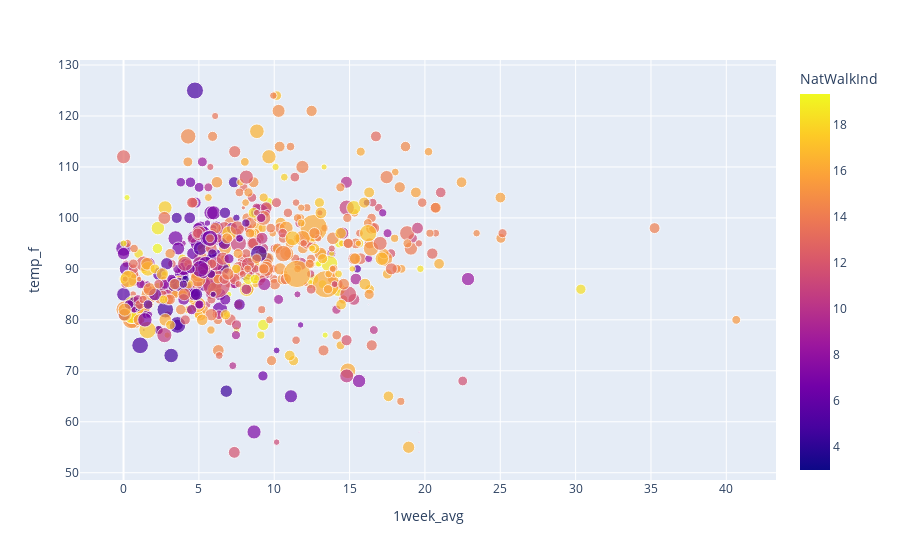

Source (notebook cell):
### Markdown cell above
### Walkability ranking, and population size plotted against the 1 week averate and temperature, humility and pressure

### Code cell
import plotly.express as px
fig = px.scatter(df, x="1week_avg", y="temp_f", color="NatWalkInd",
                 size='TotPop', hover_data=['HH'])
fig.show()

### Figure 1 — Plotly figure (JSON) as saved in the notebook; plotly's stock layout.template omitted (floating-point values rounded to 4 significant figures; data arrays with more than 128 entries replaced by an {"elided": "..."} marker saying what was removed)
{"data": [{"customdata": {"elided": "612x1 int values"}, "hovertemplate": "1week_avg=%{x}<br>temp_f=%{y}<br>TotPop=%{marker.size}<br>HH=%{customdata[0]}<br>NatWalkInd=%{marker.color}<extra></extra>", "legendgroup": "", "marker": {"color": {"elided": "612 float values"}, "coloraxis": "coloraxis", "size": {"elided": "612 int values"}, "sizemode": "area", "sizeref": 28.09, "symbol": "circle"}, "mode": "markers", "name": "", "orientation": "v", "showlegend": false, "type": "scatter", "x": {"elided": "612 float values"}, "xaxis": "x", "y": {"elided": "612 int values"}, "yaxis": "y"}], "layout": {"coloraxis": {"colorbar": {"title": {"text": "NatWalkInd"}}, "colorscale": [[0, "#0d0887"], [0.1111, "#46039f"], [0.2222, "#7201a8"], [0.3333, "#9c179e"], [0.4444, "#bd3786"], [0.5556, "#d8576b"], [0.6667, "#ed7953"], [0.7778, "#fb9f3a"], [0.8889, "#fdca26"], [1, "#f0f921"]]}, "legend": {"itemsizing": "constant", "tracegroupgap": 0}, "margin": {"t": 60}, "xaxis": {"anchor": "y", "domain": [0, 1], "title": {"text": "1week_avg"}}, "yaxis": {"anchor": "x", "domain": [0, 1], "title": {"text": "temp_f"}}}}
